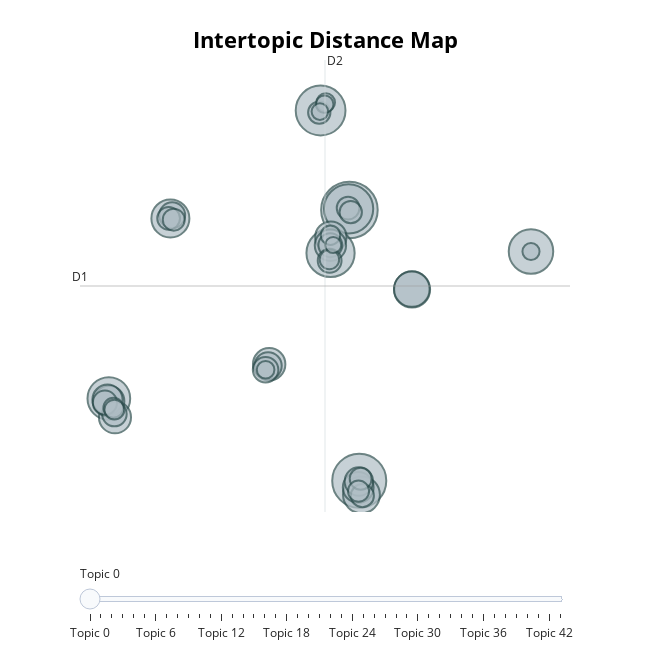

Write notebook code for a chart like this one.
### Code cell
topic_model_content.visualize_topics()

### Figure 1 — Plotly figure (JSON) as saved in the notebook; plotly's stock layout.template omitted (floating-point values rounded to 4 significant figures; data arrays with more than 128 entries replaced by an {"elided": "..."} marker saying what was removed)
{"data": [{"customdata": {"elided": "44x3 mixed values"}, "hovertemplate": "<b>Topic %{customdata[0]}</b><br>%{customdata[1]}<br>Size: %{customdata[2]}", "legendgroup": "", "marker": {"color": "#B0BEC5", "size": [186, 170, 144, 141, 135, 115, 106, 84, 79, 76, 73, 61, 60, 57, 57, 56, 55, 53, 47, 43, 39, 38, 35, 34, 33, 33, 31, 30, 30, 29, 29, 28, 28, 26, 23, 23, 22, 22, 20, 18, 18, 17, 16, 15], "sizemode": "area", "sizeref": 0.1163, "symbol": "circle", "line": {"color": "DarkSlateGrey", "width": 2}}, "mode": "markers", "name": "", "orientation": "v", "showlegend": false, "x": [8.523, 9.592, 5.396, 8.435, 6.475, 28.24, -17.59, -10.91, 9.833, 15.32, 15.3, -0.1876, -16.93, 6.509, 6.464, -17.59, 9.48, -17.74, 9.552, -0.3005, -10.71, -0.5757, -16.99, -18.02, 6.452, 6.377, 9.931, -11.1, 8.382, 5.25, 8.667, -10.55, 9.747, 9.513, -17.1, -16.99, 6.354, 6.47, 5.955, 5.834, -0.5742, 28.24, 5.321, 6.762], "xaxis": "x", "y": [12.4, -6.626, 19.39, 12.48, 9.382, 9.488, -0.8433, 11.81, -7.613, 6.823, 6.842, 1.565, -2.166, 10.5, 9.923, -1.032, -7.094, -0.9269, -6.68, 1.452, 12.03, 1.177, -1.936, -1.137, 9.926, 8.835, -7.67, 11.82, 12.53, 19.25, 12.25, 11.72, -6.488, -7.353, -1.49, -1.626, 8.926, 10.63, 19.95, 19.83, 1.179, 9.488, 19.32, 9.941], "yaxis": "y", "type": "scatter"}], "layout": {"xaxis": {"anchor": "y", "domain": [0.0, 1.0], "title": {"text": ""}, "visible": false, "range": [-20.72, 32.47]}, "yaxis": {"anchor": "x", "domain": [0.0, 1.0], "title": {"text": ""}, "visible": false, "range": [-8.82, 22.94]}, "legend": {"tracegroupgap": 0, "itemsizing": "constant"}, "margin": {"t": 60}, "title": {"font": {"size": 22, "color": "Black"}, "text": "<b>Intertopic Distance Map</b>", "y": 0.95, "x": 0.5, "xanchor": "center", "yanchor": "top"}, "hoverlabel": {"font": {"size": 16, "family": "Rockwell"}, "bgcolor": "white"}, "width": 650, "height": 650, "sliders": [{"active": 0, "pad": {"t": 50}, "steps": [{"args": [{"marker.color": [["red", "#B0BEC5", "#B0BEC5", "#B0BEC5", "#B0BEC5", "#B0BEC5", "#B0BEC5", "#B0BEC5", "#B0BEC5", "#B0BEC5", "#B0BEC5", "#B0BEC5", "#B0BEC5", "#B0BEC5", "#B0BEC5", "#B0BEC5", "#B0BEC5", "#B0BEC5", "#B0BEC5", "#B0BEC5", "#B0BEC5", "#B0BEC5", "#B0BEC5", "#B0BEC5", "#B0BEC5", "#B0BEC5", "#B0BEC5", "#B0BEC5", "#B0BEC5", "#B0BEC5", "#B0BEC5", "#B0BEC5", "#B0BEC5", "#B0BEC5", "#B0BEC5", "#B0BEC5", "#B0BEC5", "#B0BEC5", "#B0BEC5", "#B0BEC5", "#B0BEC5", "#B0BEC5", "#B0BEC5", "#B0BEC5"]]}], "label": "Topic 0", "method": "update"}, {"args": [{"marker.color": [["#B0BEC5", "red", "#B0BEC5", "#B0BEC5", "#B0BEC5", "#B0BEC5", "#B0BEC5", "#B0BEC5", "#B0BEC5", "#B0BEC5", "#B0BEC5", "#B0BEC5", "#B0BEC5", "#B0BEC5", "#B0BEC5", "#B0BEC5", "#B0BEC5", "#B0BEC5", "#B0BEC5", "#B0BEC5", "#B0BEC5", "#B0BEC5", "#B0BEC5", "#B0BEC5", "#B0BEC5", "#B0BEC5", "#B0BEC5", "#B0BEC5", "#B0BEC5", "#B0BEC5", "#B0BEC5", "#B0BEC5", "#B0BEC5", "#B0BEC5", "#B0BEC5", "#B0BEC5", "#B0BEC5", "#B0BEC5", "#B0BEC5", "#B0BEC5", "#B0BEC5", "#B0BEC5", "#B0BEC5", "#B0BEC5"]]}], "label": "Topic 1", "method": "update"}, {"args": [{"marker.color": [["#B0BEC5", "#B0BEC5", "red", "#B0BEC5", "#B0BEC5", "#B0BEC5", "#B0BEC5", "#B0BEC5", "#B0BEC5", "#B0BEC5", "#B0BEC5", "#B0BEC5", "#B0BEC5", "#B0BEC5", "#B0BEC5", "#B0BEC5", "#B0BEC5", "#B0BEC5", "#B0BEC5", "#B0BEC5", "#B0BEC5", "#B0BEC5", "#B0BEC5", "#B0BEC5", "#B0BEC5", "#B0BEC5", "#B0BEC5", "#B0BEC5", "#B0BEC5", "#B0BEC5", "#B0BEC5", "#B0BEC5", "#B0BEC5", "#B0BEC5", "#B0BEC5", "#B0BEC5", "#B0BEC5", "#B0BEC5", "#B0BEC5", "#B0BEC5", "#B0BEC5", "#B0BEC5", "#B0BEC5", "#B0BEC5"]]}], "label": "Topic 2", "method": "update"}, {"args": [{"marker.color": [["#B0BEC5", "#B0BEC5", "#B0BEC5", "red", "#B0BEC5", "#B0BEC5", "#B0BEC5", "#B0BEC5", "#B0BEC5", "#B0BEC5", "#B0BEC5", "#B0BEC5", "#B0BEC5", "#B0BEC5", "#B0BEC5", "#B0BEC5", "#B0BEC5", "#B0BEC5", "#B0BEC5", "#B0BEC5", "#B0BEC5", "#B0BEC5", "#B0BEC5", "#B0BEC5", "#B0BEC5", "#B0BEC5", "#B0BEC5", "#B0BEC5", "#B0BEC5", "#B0BEC5", "#B0BEC5", "#B0BEC5", "#B0BEC5", "#B0BEC5", "#B0BEC5", "#B0BEC5", "#B0BEC5", "#B0BEC5", "#B0BEC5", "#B0BEC5", "#B0BEC5", "#B0BEC5", "#B0BEC5", "#B0BEC5"]]}], "label": "Topic 3", "method": "update"}, {"args": [{"marker.color": [["#B0BEC5", "#B0BEC5", "#B0BEC5", "#B0BEC5", "red", "#B0BEC5", "#B0BEC5", "#B0BEC5", "#B0BEC5", "#B0BEC5", "#B0BEC5", "#B0BEC5", "#B0BEC5", "#B0BEC5", "#B0BEC5", "#B0BEC5", "#B0BEC5", "#B0BEC5", "#B0BEC5", "#B0BEC5", "#B0BEC5", "#B0BEC5", "#B0BEC5", "#B0BEC5", "#B0BEC5", "#B0BEC5", "#B0BEC5", "#B0BEC5", "#B0BEC5", "#B0BEC5", "#B0BEC5", "#B0BEC5", "#B0BEC5", "#B0BEC5", "#B0BEC5", "#B0BEC5", "#B0BEC5", "#B0BEC5", "#B0BEC5", "#B0BEC5", "#B0BEC5", "#B0BEC5", "#B0BEC5", "#B0BEC5"]]}], "label": "Topic 4", "method": "update"}, {"args": [{"marker.color": [["#B0BEC5", "#B0BEC5", "#B0BEC5", "#B0BEC5", "#B0BEC5", "red", "#B0BEC5", "#B0BEC5", "#B0BEC5", "#B0BEC5", "#B0BEC5", "#B0BEC5", "#B0BEC5", "#B0BEC5", "#B0BEC5", "#B0BEC5", "#B0BEC5", "#B0BEC5", "#B0BEC5", "#B0BEC5", "#B0BEC5", "#B0BEC5", "#B0BEC5", "#B0BEC5", "#B0BEC5", "#B0BEC5", "#B0BEC5", "#B0BEC5", "#B0BEC5", "#B0BEC5", "#B0BEC5", "#B0BEC5", "#B0BEC5", "#B0BEC5", "#B0BEC5", "#B0BEC5", "#B0BEC5", "#B0BEC5", "#B0BEC5", "#B0BEC5", "#B0BEC5", "#B0BEC5", "#B0BEC5", "#B0BEC5"]]}], "label": "Topic 5", "method": "update"}, {"args": [{"marker.color": [["#B0BEC5", "#B0BEC5", "#B0BEC5", "#B0BEC5", "#B0BEC5", "#B0BEC5", "red", "#B0BEC5", "#B0BEC5", "#B0BEC5", "#B0BEC5", "#B0BEC5", "#B0BEC5", "#B0BEC5", "#B0BEC5", "#B0BEC5", "#B0BEC5", "#B0BEC5", "#B0BEC5", "#B0BEC5", "#B0BEC5", "#B0BEC5", "#B0BEC5", "#B0BEC5", "#B0BEC5", "#B0BEC5", "#B0BEC5", "#B0BEC5", "#B0BEC5", "#B0BEC5", "#B0BEC5", "#B0BEC5", "#B0BEC5", "#B0BEC5", "#B0BEC5", "#B0BEC5", "#B0BEC5", "#B0BEC5", "#B0BEC5", "#B0BEC5", "#B0BEC5", "#B0BEC5", "#B0BEC5", "#B0BEC5"]]}], "label": "Topic 6", "method": "update"}, {"args": [{"marker.color": [["#B0BEC5", "#B0BEC5", "#B0BEC5", "#B0BEC5", "#B0BEC5", "#B0BEC5", "#B0BEC5", "red", "#B0BEC5", "#B0BEC5", "#B0BEC5", "#B0BEC5", "#B0BEC5", "#B0BEC5", "#B0BEC5", "#B0BEC5", "#B0BEC5", "#B0BEC5", "#B0BEC5", "#B0BEC5", "#B0BEC5", "#B0BEC5", "#B0BEC5", "#B0BEC5", "#B0BEC5", "#B0BEC5", "#B0BEC5", "#B0BEC5", "#B0BEC5", "#B0BEC5", "#B0BEC5", "#B0BEC5", "#B0BEC5", "#B0BEC5", "#B0BEC5", "#B0BEC5", "#B0BEC5", "#B0BEC5", "#B0BEC5", "#B0BEC5", "#B0BEC5", "#B0BEC5", "#B0BEC5", "#B0BEC5"]]}], "label": "Topic 7", "method": "update"}, {"args": [{"marker.color": [["#B0BEC5", "#B0BEC5", "#B0BEC5", "#B0BEC5", "#B0BEC5", "#B0BEC5", "#B0BEC5", "#B0BEC5", "red", "#B0BEC5", "#B0BEC5", "#B0BEC5", "#B0BEC5", "#B0BEC5", "#B0BEC5", "#B0BEC5", "#B0BEC5", "#B0BEC5", "#B0BEC5", "#B0BEC5", "#B0BEC5", "#B0BEC5", "#B0BEC5", "#B0BEC5", "#B0BEC5", "#B0BEC5", "#B0BEC5", "#B0BEC5", "#B0BEC5", "#B0BEC5", "#B0BEC5", "#B0BEC5", "#B0BEC5", "#B0BEC5", "#B0BEC5", "#B0BEC5", "#B0BEC5", "#B0BEC5", "#B0BEC5", "#B0BEC5", "#B0BEC5", "#B0BEC5", "#B0BEC5", "#B0BEC5"]]}], "label": "Topic 8", "method": "update"}, {"args": [{"marker.color": [["#B0BEC5", "#B0BEC5", "#B0BEC5", "#B0BEC5", "#B0BEC5", "#B0BEC5", "#B0BEC5", "#B0BEC5", "#B0BEC5", "red", "#B0BEC5", "#B0BEC5", "#B0BEC5", "#B0BEC5", "#B0BEC5", "#B0BEC5", "#B0BEC5", "#B0BEC5", "#B0BEC5", "#B0BEC5", "#B0BEC5", "#B0BEC5", "#B0BEC5", "#B0BEC5", "#B0BEC5", "#B0BEC5", "#B0BEC5", "#B0BEC5", "#B0BEC5", "#B0BEC5", "#B0BEC5", "#B0BEC5", "#B0BEC5", "#B0BEC5", "#B0BEC5", "#B0BEC5", "#B0BEC5", "#B0BEC5", "#B0BEC5", "#B0BEC5", "#B0BEC5", "#B0BEC5", "#B0BEC5", "#B0BEC5"]]}], "label": "Topic 9", "method": "update"}, {"args": [{"marker.color": [["#B0BEC5", "#B0BEC5", "#B0BEC5", "#B0BEC5", "#B0BEC5", "#B0BEC5", "#B0BEC5", "#B0BEC5", "#B0BEC5", "#B0BEC5", "red", "#B0BEC5", "#B0BEC5", "#B0BEC5", "#B0BEC5", "#B0BEC5", "#B0BEC5", "#B0BEC5", "#B0BEC5", "#B0BEC5", "#B0BEC5", "#B0BEC5", "#B0BEC5", "#B0BEC5", "#B0BEC5", "#B0BEC5", "#B0BEC5", "#B0BEC5", "#B0BEC5", "#B0BEC5", "#B0BEC5", "#B0BEC5", "#B0BEC5", "#B0BEC5", "#B0BEC5", "#B0BEC5", "#B0BEC5", "#B0BEC5", "#B0BEC5", "#B0BEC5", "#B0BEC5", "#B0BEC5", "#B0BEC5", "#B0BEC5"]]}], "label": "Topic 10", "method": "update"}, {"args": [{"marker.color": [["#B0BEC5", "#B0BEC5", "#B0BEC5", "#B0BEC5", "#B0BEC5", "#B0BEC5", "#B0BEC5", "#B0BEC5", "#B0BEC5", "#B0BEC5", "#B0BEC5", "red", "#B0BEC5", "#B0BEC5", "#B0BEC5", "#B0BEC5", "#B0BEC5", "#B0BEC5", "#B0BEC5", "#B0BEC5", "#B0BEC5", "#B0BEC5", "#B0BEC5", "#B0BEC5", "#B0BEC5", "#B0BEC5", "#B0BEC5", "#B0BEC5", "#B0BEC5", "#B0BEC5", "#B0BEC5", "#B0BEC5", "#B0BEC5", "#B0BEC5", "#B0BEC5", "#B0BEC5", "#B0BEC5", "#B0BEC5", "#B0BEC5", "#B0BEC5", "#B0BEC5", "#B0BEC5", "#B0BEC5", "#B0BEC5"]]}], "label": "Topic 11", "method": "update"}, {"args": [{"marker.color": [["#B0BEC5", "#B0BEC5", "#B0BEC5", "#B0BEC5", "#B0BEC5", "#B0BEC5", "#B0BEC5", "#B0BEC5", "#B0BEC5", "#B0BEC5", "#B0BEC5", "#B0BEC5", "red", "#B0BEC5", "#B0BEC5", "#B0BEC5", "#B0BEC5", "#B0BEC5", "#B0BEC5", "#B0BEC5", "#B0BEC5", "#B0BEC5", "#B0BEC5", "#B0BEC5", "#B0BEC5", "#B0BEC5", "#B0BEC5", "#B0BEC5", "#B0BEC5", "#B0BEC5", "#B0BEC5", "#B0BEC5", "#B0BEC5", "#B0BEC5", "#B0BEC5", "#B0BEC5", "#B0BEC5", "#B0BEC5", "#B0BEC5", "#B0BEC5", "#B0BEC5", "#B0BEC5", "#B0BEC5", "#B0BEC5"]]}], "label": "Topic 12", "method": "update"}, {"args": [{"marker.color": [["#B0BEC5", "#B0BEC5", "#B0BEC5", "#B0BEC5", "#B0BEC5", "#B0BEC5", "#B0BEC5", "#B0BEC5", "#B0BEC5", "#B0BEC5", "#B0BEC5", "#B0BEC5", "#B0BEC5", "red", "#B0BEC5", "#B0BEC5", "#B0BEC5", "#B0BEC5", "#B0BEC5", "#B0BEC5", "#B0BEC5", "#B0BEC5", "#B0BEC5", "#B0BEC5", "#B0BEC5", "#B0BEC5", "#B0BEC5", "#B0BEC5", "#B0BEC5", "#B0BEC5", "#B0BEC5", "#B0BEC5", "#B0BEC5", "#B0BEC5", "#B0BEC5", "#B0BEC5", "#B0BEC5", "#B0BEC5", "#B0BEC5", "#B0BEC5", "#B0BEC5", "#B0BEC5", "#B0BEC5", "#B0BEC5"]]}], "label": "Topic 13", "method": "update"}, {"args": [{"marker.color": [["#B0BEC5", "#B0BEC5", "#B0BEC5", "#B0BEC5", "#B0BEC5", "#B0BEC5", "#B0BEC5", "#B0BEC5", "#B0BEC5", "#B0BEC5", "#B0BEC5", "#B0BEC5", "#B0BEC5", "#B0BEC5", "red", "#B0BEC5", "#B0BEC5", "#B0BEC5", "#B0BEC5", "#B0BEC5", "#B0BEC5", "#B0BEC5", "#B0BEC5", "#B0BEC5", "#B0BEC5", "#B0BEC5", "#B0BEC5", "#B0BEC5", "#B0BEC5", "#B0BEC5", "#B0BEC5", "#B0BEC5", "#B0BEC5", "#B0BEC5", "#B0BEC5", "#B0BEC5", "#B0BEC5", "#B0BEC5", "#B0BEC5", "#B0BEC5", "#B0BEC5", "#B0BEC5", "#B0BEC5", "#B0BEC5"]]}], "label": "Topic 14", "method": "update"}, {"args": [{"marker.color": [["#B0BEC5", "#B0BEC5", "#B0BEC5", "#B0BEC5", "#B0BEC5", "#B0BEC5", "#B0BEC5", "#B0BEC5", "#B0BEC5", "#B0BEC5", "#B0BEC5", "#B0BEC5", "#B0BEC5", "#B0BEC5", "#B0BEC5", "red", "#B0BEC5", "#B0BEC5", "#B0BEC5", "#B0BEC5", "#B0BEC5", "#B0BEC5", "#B0BEC5", "#B0BEC5", "#B0BEC5", "#B0BEC5", "#B0BEC5", "#B0BEC5", "#B0BEC5", "#B0BEC5", "#B0BEC5", "#B0BEC5", "#B0BEC5", "#B0BEC5", "#B0BEC5", "#B0BEC5", "#B0BEC5", "#B0BEC5", "#B0BEC5", "#B0BEC5", "#B0BEC5", "#B0BEC5", "#B0BEC5", "#B0BEC5"]]}], "label": "Topic 15", "method": "update"}, {"args": [{"marker.color": [["#B0BEC5", "#B0BEC5", "#B0BEC5", "#B0BEC5", "#B0BEC5", "#B0BEC5", "#B0BEC5", "#B0BEC5", "#B0BEC5", "#B0BEC5", "#B0BEC5", "#B0BEC5", "#B0BEC5", "#B0BEC5", "#B0BEC5", "#B0BEC5", "red", "#B0BEC5", "#B0BEC5", "#B0BEC5", "#B0BEC5", "#B0BEC5", "#B0BEC5", "#B0BEC5", "#B0BEC5", "#B0BEC5", "#B0BEC5", "#B0BEC5", "#B0BEC5", "#B0BEC5", "#B0BEC5", "#B0BEC5", "#B0BEC5", "#B0BEC5", "#B0BEC5", "#B0BEC5", "#B0BEC5", "#B0BEC5", "#B0BEC5", "#B0BEC5", "#B0BEC5", "#B0BEC5", "#B0BEC5", "#B0BEC5"]]}], "label": "Topic 16", "method": "update"}, {"args": [{"marker.color": [["#B0BEC5", "#B0BEC5", "#B0BEC5", "#B0BEC5", "#B0BEC5", "#B0BEC5", "#B0BEC5", "#B0BEC5", "#B0BEC5", "#B0BEC5", "#B0BEC5", "#B0BEC5", "#B0BEC5", "#B0BEC5", "#B0BEC5", "#B0BEC5", "#B0BEC5", "red", "#B0BEC5", "#B0BEC5", "#B0BEC5", "#B0BEC5", "#B0BEC5", "#B0BEC5", "#B0BEC5", "#B0BEC5", "#B0BEC5", "#B0BEC5", "#B0BEC5", "#B0BEC5", "#B0BEC5", "#B0BEC5", "#B0BEC5", "#B0BEC5", "#B0BEC5", "#B0BEC5", "#B0BEC5", "#B0BEC5", "#B0BEC5", "#B0BEC5", "#B0BEC5", "#B0BEC5", "#B0BEC5", "#B0BEC5"]]}], "label": "Topic 17", "method": "update"}, {"args": [{"marker.color": [["#B0BEC5", "#B0BEC5", "#B0BEC5", "#B0BEC5", "#B0BEC5", "#B0BEC5", "#B0BEC5", "#B0BEC5", "#B0BEC5", "#B0BEC5", "#B0BEC5", "#B0BEC5", "#B0BEC5", "#B0BEC5", "#B0BEC5", "#B0BEC5", "#B0BEC5", "#B0BEC5", "red", "#B0BEC5", "#B0BEC5", "#B0BEC5", "#B0BEC5", "#B0BEC5", "#B0BEC5", "#B0BEC5", "#B0BEC5", "#B0BEC5", "#B0BEC5", "#B0BEC5", "#B0BEC5", "#B0BEC5", "#B0BEC5", "#B0BEC5", "#B0BEC5", "#B0BEC5", "#B0BEC5", "#B0BEC5", "#B0BEC5", "#B0BEC5", "#B0BEC5", "#B0BEC5", "#B0BEC5", "#B0BEC5"]]}], "label": "Topic 18", "method": "update"}, {"args": [{"marker.color": [["#B0BEC5", "#B0BEC5", "#B0BEC5", "#B0BEC5", "#B0BEC5", "#B0BEC5", "#B0BEC5", "#B0BEC5", "#B0BEC5", "#B0BEC5", "#B0BEC5", "#B0BEC5", "#B0BEC5", "#B0BEC5", "#B0BEC5", "#B0BEC5", "#B0BEC5", "#B0BEC5", "#B0BEC5", "red", "#B0BEC5", "#B0BEC5", "#B0BEC5", "#B0BEC5", "#B0BEC5", "#B0BEC5", "#B0BEC5", "#B0BEC5", "#B0BEC5", "#B0BEC5", "#B0BEC5", "#B0BEC5", "#B0BEC5", "#B0BEC5", "#B0BEC5", "#B0BEC5", "#B0BEC5", "#B0BEC5", "#B0BEC5", "#B0BEC5", "#B0BEC5", "#B0BEC5", "#B0BEC5", "#B0BEC5"]]}], "label": "Topic 19", "method": "update"}, {"args": [{"marker.color": [["#B0BEC5", "#B0BEC5", "#B0BEC5", "#B0BEC5", "#B0BEC5", "#B0BEC5", "#B0BEC5", "#B0BEC5", "#B0BEC5", "#B0BEC5", "#B0BEC5", "#B0BEC5", "#B0BEC5", "#B0BEC5", "#B0BEC5", "#B0BEC5", "#B0BEC5", "#B0BEC5", "#B0BEC5", "#B0BEC5", "red", "#B0BEC5", "#B0BEC5", "#B0BEC5", "#B0BEC5", "#B0BEC5", "#B0BEC5", "#B0BEC5", "#B0BEC5", "#B0BEC5", "#B0BEC5", "#B0BEC5", "#B0BEC5", "#B0BEC5", "#B0BEC5", "#B0BEC5", "#B0BEC5", "#B0BEC5", "#B0BEC5", "#B0BEC5", "#B0BEC5", "#B0BEC5", "#B0BEC5", "#B0BEC5"]]}], "label": "Topic 20", "method": "update"}, {"args": [{"marker.color": [["#B0BEC5", "#B0BEC5", "#B0BEC5", "#B0BEC5", "#B0BEC5", "#B0BEC5", "#B0BEC5", "#B0BEC5", "#B0BEC5", "#B0BEC5", "#B0BEC5", "#B0BEC5", "#B0BEC5", "#B0BEC5", "#B0BEC5", "#B0BEC5", "#B0BEC5", "#B0BEC5", "#B0BEC5", "#B0BEC5", "#B0BEC5", "red", "#B0BEC5", "#B0BEC5", "#B0BEC5", "#B0BEC5", "#B0BEC5", "#B0BEC5", "#B0BEC5", "#B0BEC5", "#B0BEC5", "#B0BEC5", "#B0BEC5", "#B0BEC5", "#B0BEC5", "#B0BEC5", "#B0BEC5", "#B0BEC5", "#B0BEC5", "#B0BEC5", "#B0BEC5", "#B0BEC5", "#B0BEC5", "#B0BEC5"]]}], "label": "Topic 21", "method": "update"}, {"args": [{"marker.color": [["#B0BEC5", "#B0BEC5", "#B0BEC5", "#B0BEC5", "#B0BEC5", "#B0BEC5", "#B0BEC5", "#B0BEC5", "#B0BEC5", "#B0BEC5", "#B0BEC5", "#B0BEC5", "#B0BEC5", "#B0BEC5", "#B0BEC5", "#B0BEC5", "#B0BEC5", "#B0BEC5", "#B0BEC5", "#B0BEC5", "#B0BEC5", "#B0BEC5", "red", "#B0BEC5", "#B0BEC5", "#B0BEC5", "#B0BEC5", "#B0BEC5", "#B0BEC5", "#B0BEC5", "#B0BEC5", "#B0BEC5", "#B0BEC5", "#B0BEC5", "#B0BEC5", "#B0BEC5", "#B0BEC5", "#B0BEC5", "#B0BEC5", "#B0BEC5", "#B0BEC5", "#B0BEC5", "#B0BEC5", "#B0BEC5"]]}], "label": "Topic 22", "method": "update"}, {"args": [{"marker.color": [["#B0BEC5", "#B0BEC5", "#B0BEC5", "#B0BEC5", "#B0BEC5", "#B0BEC5", "#B0BEC5", "#B0BEC5", "#B0BEC5", "#B0BEC5", "#B0BEC5", "#B0BEC5", "#B0BEC5", "#B0BEC5", "#B0BEC5", "#B0BEC5", "#B0BEC5", "#B0BEC5", "#B0BEC5", "#B0BEC5", "#B0BEC5", "#B0BEC5", "#B0BEC5", "red", "#B0BEC5", "#B0BEC5", "#B0BEC5", "#B0BEC5", "#B0BEC5", "#B0BEC5", "#B0BEC5", "#B0BEC5", "#B0BEC5", "#B0BEC5", "#B0BEC5", "#B0BEC5", "#B0BEC5", "#B0BEC5", "#B0BEC5", "#B0BEC5", "#B0BEC5", "#B0BEC5", "#B0BEC5", "#B0BEC5"]]}], "label": "Topic 23", "method": "update"}, {"args": [{"marker.color": [["#B0BEC5", "#B0BEC5", "#B0BEC5", "#B0BEC5", "#B0BEC5", "#B0BEC5", "#B0BEC5", "#B0BEC5", "#B0BEC5", "#B0BEC5", "#B0BEC5", "#B0BEC5", "#B0BEC5", "#B0BEC5", "#B0BEC5", "#B0BEC5", "#B0BEC5", "#B0BEC5", "#B0BEC5", "#B0BEC5", "#B0BEC5", "#B0BEC5", "#B0BEC5", "#B0BEC5", "red", "#B0BEC5", "#B0BEC5", "#B0BEC5", "#B0BEC5", "#B0BEC5", "#B0BEC5", "#B0BEC5", "#B0BEC5", "#B0BEC5", "#B0BEC5", "#B0BEC5", "#B0BEC5", "#B0BEC5", "#B0BEC5", "#B0BEC5", "#B0BEC5", "#B0BEC5", "#B0BEC5", "#B0BEC5"]]}], "label": "Topic 24", "method": "update"}, {"args": [{"marker.color": [["#B0BEC5", "#B0BEC5", "#B0BEC5", "#B0BEC5", "#B0BEC5", "#B0BEC5", "#B0BEC5", "#B0BEC5", "#B0BEC5", "#B0BEC5", "#B0BEC5", "#B0BEC5", "#B0BEC5", "#B0BEC5", "#B0BEC5", "#B0BEC5", "#B0BEC5", "#B0BEC5", "#B0BEC5", "#B0BEC5", "#B0BEC5", "#B0BEC5", "#B0BEC5", "#B0BEC5", "#B0BEC5", "red", "#B0BEC5", "#B0BEC5", "#B0BEC5", "#B0BEC5", "#B0BEC5", "#B0BEC5", "#B0BEC5", "#B0BEC5", "#B0BEC5", "#B0BEC5", "#B0BEC5", "#B0BEC5", "#B0BEC5", "#B0BEC5", "#B0BEC5", "#B0BEC5", "#B0BEC5", "#B0BEC5"]]}], "label": "Topic 25", "method": "update"}, {"args": [{"marker.color": [["#B0BEC5", "#B0BEC5", "#B0BEC5", "#B0BEC5", "#B0BEC5", "#B0BEC5", "#B0BEC5", "#B0BEC5", "#B0BEC5", "#B0BEC5", "#B0BEC5", "#B0BEC5", "#B0BEC5", "#B0BEC5", "#B0BEC5", "#B0BEC5", "#B0BEC5", "#B0BEC5", "#B0BEC5", "#B0BEC5", "#B0BEC5", "#B0BEC5", "#B0BEC5", "#B0BEC5", "#B0BEC5", "#B0BEC5", "red", "#B0BEC5", "#B0BEC5", "#B0BEC5", "#B0BEC5", "#B0BEC5", "#B0BEC5", "#B0BEC5", "#B0BEC5", "#B0BEC5", "#B0BEC5", "#B0BEC5", "#B0BEC5", "#B0BEC5", "#B0BEC5", "#B0BEC5", "#B0BEC5", "#B0BEC5"]]}], "label": "Topic 26", "method": "update"}, {"args": [{"marker.color": [["#B0BEC5", "#B0BEC5", "#B0BEC5", "#B0BEC5", "#B0BEC5", "#B0BEC5", "#B0BEC5", "#B0BEC5", "#B0BEC5", "#B0BEC5", "#B0BEC5", "#B0BEC5", "#B0BEC5", "#B0BEC5", "#B0BEC5", "#B0BEC5", "#B0BEC5", "#B0BEC5", "#B0BEC5", "#B0BEC5", "#B0BEC5", "#B0BEC5", "#B0BEC5", "#B0BEC5", "#B0BEC5", "#B0BEC5", "#B0BEC5", "red", "#B0BEC5", "#B0BEC5", "#B0BEC5", "#B0BEC5", "#B0BEC5", "#B0BEC5", "#B0BEC5", "#B0BEC5", "#B0BEC5", "#B0BEC5", "#B0BEC5", "#B0BEC5", "#B0BEC5", "#B0BEC5", "#B0BEC5", "#B0BEC5"]]}], "label": "Topic 27", "method": "update"}, {"args": [{"marker.color": [["#B0BEC5", "#B0BEC5", "#B0BEC5", "#B0BEC5", "#B0BEC5", "#B0BEC5", "#B0BEC5", "#B0BEC5", "#B0BEC5", "#B0BEC5", "#B0BEC5", "#B0BEC5", "#B0BEC5", "#B0BEC5", "#B0BEC5", "#B0BEC5", "#B0BEC5", "#B0BEC5", "#B0BEC5", "#B0BEC5", "#B0BEC5", "#B0BEC5", "#B0BEC5", "#B0BEC5", "#B0BEC5", "#B0BEC5", "#B0BEC5", "#B0BEC5", "red", "#B0BEC5", "#B0BEC5", "#B0BEC5", "#B0BEC5", "#B0BEC5", "#B0BEC5", "#B0BEC5", "#B0BEC5", "#B0BEC5", "#B0BEC5", "#B0BEC5", "#B0BEC5", "#B0BEC5", "#B0BEC5", "#B0BEC5"]]}], "label": "Topic 28", "method": "update"}, {"args": [{"marker.color": [["#B0BEC5", "#B0BEC5", "#B0BEC5", "#B0BEC5", "#B0BEC5", "#B0BEC5", "#B0BEC5", "#B0BEC5", "#B0BEC5", "#B0BEC5", "#B0BEC5", "#B0BEC5", "#B0BEC5", "#B0BEC5", "#B0BEC5", "#B0BEC5", "#B0BEC5", "#B0BEC5", "#B0BEC5", "#B0BEC5", "#B0BEC5", "#B0BEC5", "#B0BEC5", "#B0BEC5", "#B0BEC5", "#B0BEC5", "#B0BEC5", "#B0BEC5", "#B0BEC5", "red", "#B0BEC5", "#B0BEC5", "#B0BEC5", "#B0BEC5", "#B0BEC5", "#B0BEC5", "#B0BEC5", "#B0BEC5", "#B0BEC5", "#B0BEC5", "#B0BEC5", "#B0BEC5", "#B0BEC5", "#B0BEC5"]]}], "label": "Topic 29", "method": "update"}, {"args": [{"marker.color": [["#B0BEC5", "#B0BEC5", "#B0BEC5", "#B0BEC5", "#B0BEC5", "#B0BEC5", "#B0BEC5", "#B0BEC5", "#B0BEC5", "#B0BEC5", "#B0BEC5", "#B0BEC5", "#B0BEC5", "#B0BEC5", "#B0BEC5", "#B0BEC5", "#B0BEC5", "#B0BEC5", "#B0BEC5", "#B0BEC5", "#B0BEC5", "#B0BEC5", "#B0BEC5", "#B0BEC5", "#B0BEC5", "#B0BEC5", "#B0BEC5", "#B0BEC5", "#B0BEC5", "#B0BEC5", "red", "#B0BEC5", "#B0BEC5", "#B0BEC5", "#B0BEC5", "#B0BEC5", "#B0BEC5", "#B0BEC5", "#B0BEC5", "#B0BEC5", "#B0BEC5", "#B0BEC5", "#B0BEC5", "#B0BEC5"]]}], "label": "Topic 30", "method": "update"}, {"args": [{"marker.color": [["#B0BEC5", "#B0BEC5", "#B0BEC5", "#B0BEC5", "#B0BEC5", "#B0BEC5", "#B0BEC5", "#B0BEC5", "#B0BEC5", "#B0BEC5", "#B0BEC5", "#B0BEC5", "#B0BEC5", "#B0BEC5", "#B0BEC5", "#B0BEC5", "#B0BEC5", "#B0BEC5", "#B0BEC5", "#B0BEC5", "#B0BEC5", "#B0BEC5", "#B0BEC5", "#B0BEC5", "#B0BEC5", "#B0BEC5", "#B0BEC5", "#B0BEC5", "#B0BEC5", "#B0BEC5", "#B0BEC5", "red", "#B0BEC5", "#B0BEC5", "#B0BEC5", "#B0BEC5", "#B0BEC5", "#B0BEC5", "#B0BEC5", "#B0BEC5", "#B0BEC5", "#B0BEC5", "#B0BEC5", "#B0BEC5"]]}], "label": "Topic 31", "method": "update"}, {"args": [{"marker.color": [["#B0BEC5", "#B0BEC5", "#B0BEC5", "#B0BEC5", "#B0BEC5", "#B0BEC5", "#B0BEC5", "#B0BEC5", "#B0BEC5", "#B0BEC5", "#B0BEC5", "#B0BEC5", "#B0BEC5", "#B0BEC5", "#B0BEC5", "#B0BEC5", "#B0BEC5", "#B0BEC5", "#B0BEC5", "#B0BEC5", "#B0BEC5", "#B0BEC5", "#B0BEC5", "#B0BEC5", "#B0BEC5", "#B0BEC5", "#B0BEC5", "#B0BEC5", "#B0BEC5", "#B0BEC5", "#B0BEC5", "#B0BEC5", "red", "#B0BEC5", "#B0BEC5", "#B0BEC5", "#B0BEC5", "#B0BEC5", "#B0BEC5", "#B0BEC5", "#B0BEC5", "#B0BEC5", "#B0BEC5", "#B0BEC5"]]}], "label": "Topic 32", "method": "update"}, {"args": [{"marker.color": [["#B0BEC5", "#B0BEC5", "#B0BEC5", "#B0BEC5", "#B0BEC5", "#B0BEC5", "#B0BEC5", "#B0BEC5", "#B0BEC5", "#B0BEC5", "#B0BEC5", "#B0BEC5", "#B0BEC5", "#B0BEC5", "#B0BEC5", "#B0BEC5", "#B0BEC5", "#B0BEC5", "#B0BEC5", "#B0BEC5", "#B0BEC5", "#B0BEC5", "#B0BEC5", "#B0BEC5", "#B0BEC5", "#B0BEC5", "#B0BEC5", "#B0BEC5", "#B0BEC5", "#B0BEC5", "#B0BEC5", "#B0BEC5", "#B0BEC5", "red", "#B0BEC5", "#B0BEC5", "#B0BEC5", "#B0BEC5", "#B0BEC5", "#B0BEC5", "#B0BEC5", "#B0BEC5", "#B0BEC5", "#B0BEC5"]]}], "label": "Topic 33", "method": "update"}, {"args": [{"marker.color": [["#B0BEC5", "#B0BEC5", "#B0BEC5", "#B0BEC5", "#B0BEC5", "#B0BEC5", "#B0BEC5", "#B0BEC5", "#B0BEC5", "#B0BEC5", "#B0BEC5", "#B0BEC5", "#B0BEC5", "#B0BEC5", "#B0BEC5", "#B0BEC5", "#B0BEC5", "#B0BEC5", "#B0BEC5", "#B0BEC5", "#B0BEC5", "#B0BEC5", "#B0BEC5", "#B0BEC5", "#B0BEC5", "#B0BEC5", "#B0BEC5", "#B0BEC5", "#B0BEC5", "#B0BEC5", "#B0BEC5", "#B0BEC5", "#B0BEC5", "#B0BEC5", "red", "#B0BEC5", "#B0BEC5", "#B0BEC5", "#B0BEC5", "#B0BEC5", "#B0BEC5", "#B0BEC5", "#B0BEC5", "#B0BEC5"]]}], "label": "Topic 34", "method": "update"}, {"args": [{"marker.color": [["#B0BEC5", "#B0BEC5", "#B0BEC5", "#B0BEC5", "#B0BEC5", "#B0BEC5", "#B0BEC5", "#B0BEC5", "#B0BEC5", "#B0BEC5", "#B0BEC5", "#B0BEC5", "#B0BEC5", "#B0BEC5", "#B0BEC5", "#B0BEC5", "#B0BEC5", "#B0BEC5", "#B0BEC5", "#B0BEC5", "#B0BEC5", "#B0BEC5", "#B0BEC5", "#B0BEC5", "#B0BEC5", "#B0BEC5", "#B0BEC5", "#B0BEC5", "#B0BEC5", "#B0BEC5", "#B0BEC5", "#B0BEC5", "#B0BEC5", "#B0BEC5", "#B0BEC5", "red", "#B0BEC5", "#B0BEC5", "#B0BEC5", "#B0BEC5", "#B0BEC5", "#B0BEC5", "#B0BEC5", "#B0BEC5"]]}], "label": "Topic 35", "method": "update"}, {"args": [{"marker.color": [["#B0BEC5", "#B0BEC5", "#B0BEC5", "#B0BEC5", "#B0BEC5", "#B0BEC5", "#B0BEC5", "#B0BEC5", "#B0BEC5", "#B0BEC5", "#B0BEC5", "#B0BEC5", "#B0BEC5", "#B0BEC5", "#B0BEC5", "#B0BEC5", "#B0BEC5", "#B0BEC5", "#B0BEC5", "#B0BEC5", "#B0BEC5", "#B0BEC5", "#B0BEC5", "#B0BEC5", "#B0BEC5", "#B0BEC5", "#B0BEC5", "#B0BEC5", "#B0BEC5", "#B0BEC5", "#B0BEC5", "#B0BEC5", "#B0BEC5", "#B0BEC5", "#B0BEC5", "#B0BEC5", "red", "#B0BEC5", "#B0BEC5", "#B0BEC5", "#B0BEC5", "#B0BEC5", "#B0BEC5", "#B0BEC5"]]}], "label": "Topic 36", "method": "update"}, {"args": [{"marker.color": [["#B0BEC5", "#B0BEC5", "#B0BEC5", "#B0BEC5", "#B0BEC5", "#B0BEC5", "#B0BEC5", "#B0BEC5", "#B0BEC5", "#B0BEC5", "#B0BEC5", "#B0BEC5", "#B0BEC5", "#B0BEC5", "#B0BEC5", "#B0BEC5", "#B0BEC5", "#B0BEC5", "#B0BEC5", "#B0BEC5", "#B0BEC5", "#B0BEC5", "#B0BEC5", "#B0BEC5", "#B0BEC5", "#B0BEC5", "#B0BEC5", "#B0BEC5", "#B0BEC5", "#B0BEC5", "#B0BEC5", "#B0BEC5", "#B0BEC5", "#B0BEC5", "#B0BEC5", "#B0BEC5", "#B0BEC5", "red", "#B0BEC5", "#B0BEC5", "#B0BEC5", "#B0BEC5", "#B0BEC5", "#B0BEC5"]]}], "label": "Topic 37", "method": "update"}, {"args": [{"marker.color": [["#B0BEC5", "#B0BEC5", "#B0BEC5", "#B0BEC5", "#B0BEC5", "#B0BEC5", "#B0BEC5", "#B0BEC5", "#B0BEC5", "#B0BEC5", "#B0BEC5", "#B0BEC5", "#B0BEC5", "#B0BEC5", "#B0BEC5", "#B0BEC5", "#B0BEC5", "#B0BEC5", "#B0BEC5", "#B0BEC5", "#B0BEC5", "#B0BEC5", "#B0BEC5", "#B0BEC5", "#B0BEC5", "#B0BEC5", "#B0BEC5", "#B0BEC5", "#B0BEC5", "#B0BEC5", "#B0BEC5", "#B0BEC5", "#B0BEC5", "#B0BEC5", "#B0BEC5", "#B0BEC5", "#B0BEC5", "#B0BEC5", "red", "#B0BEC5", "#B0BEC5", "#B0BEC5", "#B0BEC5", "#B0BEC5"]]}], "label": "Topic 38", "method": "update"}, {"args": [{"marker.color": [["#B0BEC5", "#B0BEC5", "#B0BEC5", "#B0BEC5", "#B0BEC5", "#B0BEC5", "#B0BEC5", "#B0BEC5", "#B0BEC5", "#B0BEC5", "#B0BEC5", "#B0BEC5", "#B0BEC5", "#B0BEC5", "#B0BEC5", "#B0BEC5", "#B0BEC5", "#B0BEC5", "#B0BEC5", "#B0BEC5", "#B0BEC5", "#B0BEC5", "#B0BEC5", "#B0BEC5", "#B0BEC5", "#B0BEC5", "#B0BEC5", "#B0BEC5", "#B0BEC5", "#B0BEC5", "#B0BEC5", "#B0BEC5", "#B0BEC5", "#B0BEC5", "#B0BEC5", "#B0BEC5", "#B0BEC5", "#B0BEC5", "#B0BEC5", "red", "#B0BEC5", "#B0BEC5", "#B0BEC5", "#B0BEC5"]]}], "label": "Topic 39", "method": "update"}, {"args": [{"marker.color": [["#B0BEC5", "#B0BEC5", "#B0BEC5", "#B0BEC5", "#B0BEC5", "#B0BEC5", "#B0BEC5", "#B0BEC5", "#B0BEC5", "#B0BEC5", "#B0BEC5", "#B0BEC5", "#B0BEC5", "#B0BEC5", "#B0BEC5", "#B0BEC5", "#B0BEC5", "#B0BEC5", "#B0BEC5", "#B0BEC5", "#B0BEC5", "#B0BEC5", "#B0BEC5", "#B0BEC5", "#B0BEC5", "#B0BEC5", "#B0BEC5", "#B0BEC5", "#B0BEC5", "#B0BEC5", "#B0BEC5", "#B0BEC5", "#B0BEC5", "#B0BEC5", "#B0BEC5", "#B0BEC5", "#B0BEC5", "#B0BEC5", "#B0BEC5", "#B0BEC5", "red", "#B0BEC5", "#B0BEC5", "#B0BEC5"]]}], "label": "Topic 40", "method": "update"}, {"args": [{"marker.color": [["#B0BEC5", "#B0BEC5", "#B0BEC5", "#B0BEC5", "#B0BEC5", "#B0BEC5", "#B0BEC5", "#B0BEC5", "#B0BEC5", "#B0BEC5", "#B0BEC5", "#B0BEC5", "#B0BEC5", "#B0BEC5", "#B0BEC5", "#B0BEC5", "#B0BEC5", "#B0BEC5", "#B0BEC5", "#B0BEC5", "#B0BEC5", "#B0BEC5", "#B0BEC5", "#B0BEC5", "#B0BEC5", "#B0BEC5", "#B0BEC5", "#B0BEC5", "#B0BEC5", "#B0BEC5", "#B0BEC5", "#B0BEC5", "#B0BEC5", "#B0BEC5", "#B0BEC5", "#B0BEC5", "#B0BEC5", "#B0BEC5", "#B0BEC5", "#B0BEC5", "#B0BEC5", "red", "#B0BEC5", "#B0BEC5"]]}], "label": "Topic 41", "method": "update"}, {"args": [{"marker.color": [["#B0BEC5", "#B0BEC5", "#B0BEC5", "#B0BEC5", "#B0BEC5", "#B0BEC5", "#B0BEC5", "#B0BEC5", "#B0BEC5", "#B0BEC5", "#B0BEC5", "#B0BEC5", "#B0BEC5", "#B0BEC5", "#B0BEC5", "#B0BEC5", "#B0BEC5", "#B0BEC5", "#B0BEC5", "#B0BEC5", "#B0BEC5", "#B0BEC5", "#B0BEC5", "#B0BEC5", "#B0BEC5", "#B0BEC5", "#B0BEC5", "#B0BEC5", "#B0BEC5", "#B0BEC5", "#B0BEC5", "#B0BEC5", "#B0BEC5", "#B0BEC5", "#B0BEC5", "#B0BEC5", "#B0BEC5", "#B0BEC5", "#B0BEC5", "#B0BEC5", "#B0BEC5", "#B0BEC5", "red", "#B0BEC5"]]}], "label": "Topic 42", "method": "update"}, {"args": [{"marker.color": [["#B0BEC5", "#B0BEC5", "#B0BEC5", "#B0BEC5", "#B0BEC5", "#B0BEC5", "#B0BEC5", "#B0BEC5", "#B0BEC5", "#B0BEC5", "#B0BEC5", "#B0BEC5", "#B0BEC5", "#B0BEC5", "#B0BEC5", "#B0BEC5", "#B0BEC5", "#B0BEC5", "#B0BEC5", "#B0BEC5", "#B0BEC5", "#B0BEC5", "#B0BEC5", "#B0BEC5", "#B0BEC5", "#B0BEC5", "#B0BEC5", "#B0BEC5", "#B0BEC5", "#B0BEC5", "#B0BEC5", "#B0BEC5", "#B0BEC5", "#B0BEC5", "#B0BEC5", "#B0BEC5", "#B0BEC5", "#B0BEC5", "#B0BEC5", "#B0BEC5", "#B0BEC5", "#B0BEC5", "#B0BEC5", "red"]]}], "label": "Topic 43", "method": "update"}]}], "shapes": [{"line": {"color": "#CFD8DC", "width": 2}, "type": "line", "x0": 5.874, "x1": 5.874, "y0": -8.82, "y1": 22.94}, {"line": {"color": "#9E9E9E", "width": 2}, "type": "line", "x0": -20.72, "x1": 32.47, "y0": 7.061, "y1": 7.061}], "annotations": [{"showarrow": false, "text": "D1", "x": -20.72, "y": 7.061, "yshift": 10}, {"showarrow": false, "text": "D2", "x": 5.874, "xshift": 10, "y": 22.94}]}}
